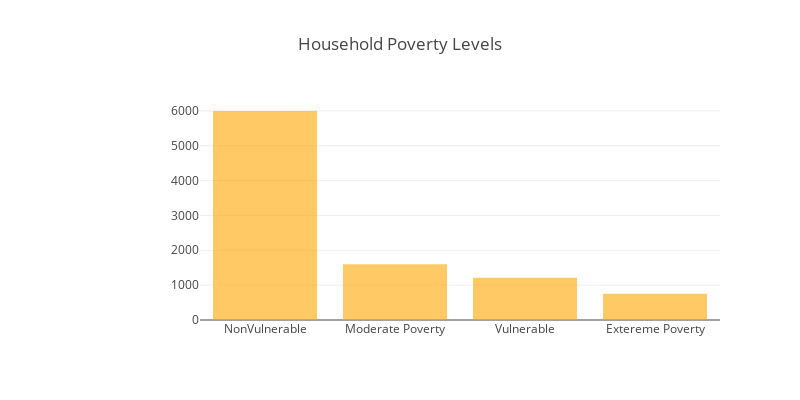

Notebook code for this chart:
### Markdown cell above
### Different Levels of Poverty Household Groups

### Code cell
target = train['Target'].value_counts().to_frame()
levels = ['NonVulnerable','Moderate Poverty','Vulnerable','Extereme Poverty']
trace = go.Bar(y=target.Target,x=levels,marker=dict(color='orange',opacity=0.6))

layout = dict(title = 'Household Poverty Levels',margin = dict(l=200),width=800,height=400)
data = [trace]
fig = go.Figure(data=data,layout=layout)
iplot(fig)

### Figure 1 — Plotly figure (JSON) as saved in the notebook; plotly's stock layout.template omitted (floating-point values rounded to 4 significant figures)
{"data": [{"marker": {"color": "orange", "opacity": 0.6}, "type": "bar", "uid": "8f8f2b4d-3664-4115-9b81-427c7f3bfc35", "x": ["NonVulnerable", "Moderate Poverty", "Vulnerable", "Extereme Poverty"], "y": [5996, 1597, 1209, 755]}], "layout": {"height": 400, "margin": {"l": 200}, "title": "Household Poverty Levels", "width": 800}}
